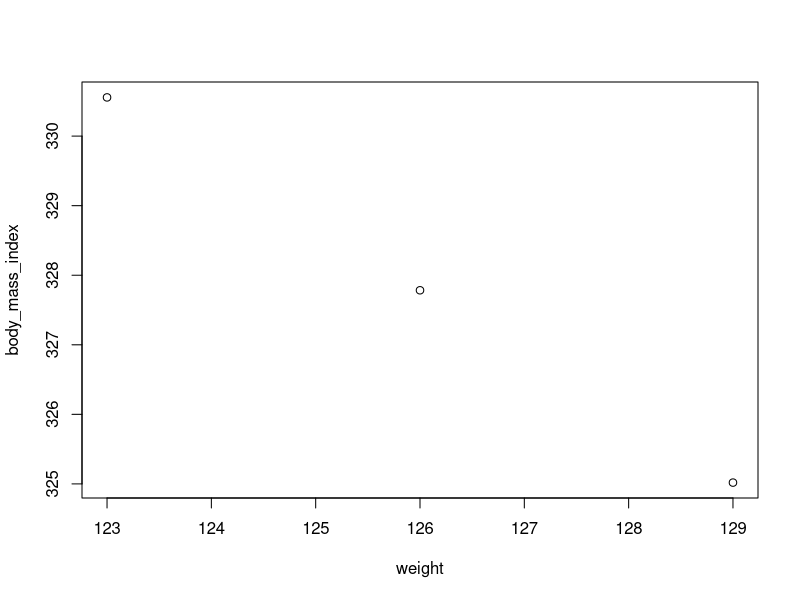

Source code (R):
ages <- c(5, 6)
ages


names <- c("izu", "chi")

myname <- data.frame (names, ages)
myname

View(myname)
str(myname)

myname$names
myname$ages

myname[1,1]
myname[1,2]
myname[1, ]

data()
View(women)

library(tidyverse)

women %>%
  filter(height > 60 & weight < 130) %>% 
  mutate(body_mass_index = weight/((height/100)^2)) %>% 
  select(weight, body_mass_index) %>% 
  arrange(body_mass_index) %>% 
  #View()
  plot()

glimpse(women)

head(starwars)
class(starwars$skin_color)
length(starwars)
names(starwars)
unique(starwars$eye_color)

na_rows <- rowSums(is.na(starwars)) > 0
rows_with_na <- starwars[na_rows, ]
rows_with_na
print(rows_with_na, n = 58)

starwars %>% 
  select (name, skin_color, eye_color)

starwars %>% 
  select (name, skin_color, eye_color) %>% 
  print(n=20)

starwars %>% 
  select (2:3)

starwars %>% 
  select (ends_with("color"))

starwars %>% 
  filter(startsWith(sex, "m"))

starwars %>% 
  select(name, sex) %>% 
  filter(startsWith(sex, "m"))

# renaming a column aka variable
women %>% 
  rename ("mass" = "weight") %>% 
  head()


women %>% 
  head()
